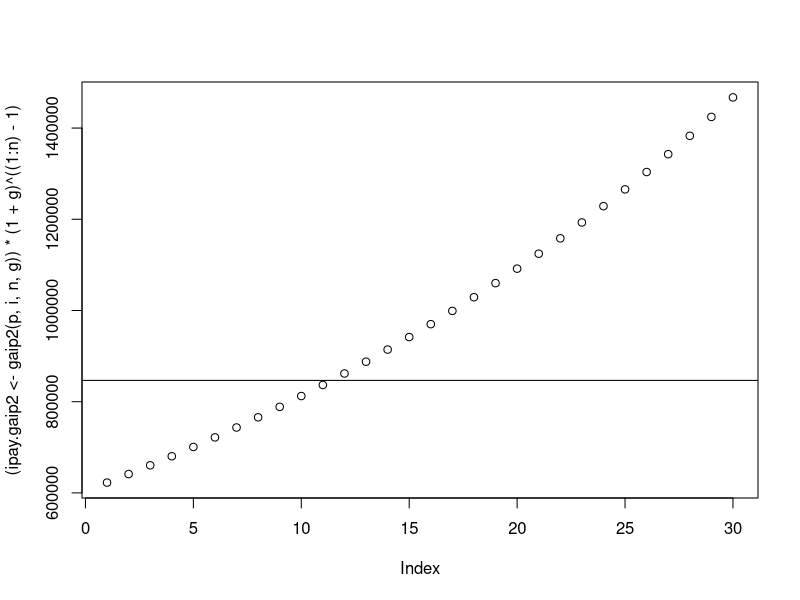

Source code (R): (Note: this script raises an error after producing the figure.)
# Walking through Don's code for a simple stochastic model
# Yimeng Yin
# 12/18/2014

#****************************************************************************************************
#
#                Load packages ####
#
#****************************************************************************************************
library(plyr)
library(dplyr)
library(ggplot2)
library(reshape2)
library(tidyr)

#****************************************************************************************************
#
#                Define directories and constants ####
#
#****************************************************************************************************



#****************************************************************************************************
#
#                Define functions ####
#
#****************************************************************************************************

pdiff <- function(aa, xa) return((aa - xa) / xa * 100) # % diff, actual assets from expected assets

pmt <- function(p, i, n){
  # amortization function, with payment at the end of period. 
  # p = principle, i = interest rate, n = periods. 
  pmt <- p * (1 + i)^n * i/((1 + i)^n - 1)
  return(pmt)  
}

pvann  <- function(i, n, pmt){
  # present value of an annuity-immediate (with pmt at the end of period)
  if(i == 0) pv <- n*pmt else pv <- pmt * ((1 - (1 + i)^(-n))/i)
  return(pv)
}


gaip <- function(p, i, n, g){
  # graduated annuity initial payment - where payments grow at constant annual rate
  # p = principle, i = interest rate, n = periods, g =  growth rate in payments
  # return POSITIVE payment for positive principal, unlike Excel. 
  imgc <- (1 + i) / (1 + g) - 1 # i must g, compounded
  gaf <- (1 + i) / (1 - pvann(imgc, n -1, -1)) # grad annuity factor -  note "minus" pvann to adjust sign vs Excel
  return(gaf * p)
}


gaip2 <- function(p, i, n, g){
  # p=principal, i=interest rate, n=periods, g=growth rate in payments
  # calculating gaip directly   
  k <- (1 + i)/(1 + g)
  gaf <- (1 + i) * (1 - k)/(k * (k^(-n) - 1))
  return(gaf*p)
}


# test it out - compare initial payment if growth to a flat initial payment
p <- 10e6
i <- .075
n <- 30
g <- .03
(ipay.flat <- pmt(p, i, n))
(ipay.gaip <- gaip(p, i, n, g))
(ipay.gaip2<- gaip2(p, i, n, g))
(ipay.gaip.final<- gaip2(p, i, n, g) * (1 + g)^(n - 1)) # final payment of gaip

ipay.gaip/ipay.flat * 100 - 100 # it's a big difference, no wonder pension funds like this approach
ipay.gaip.final/ipay.flat * 100 - 100 # the final gaip payment is 73% greater than flat payment 

plot((ipay.gaip2<- gaip2(p, i, n, g)) * (1 + g)^((1:n) - 1))
abline(h = ipay.flat <- pmt(p, i, n))
# gaip will exceed flat at year 12. And the final gaip  


showdist <- function(mat, probs, showcols){
  # show the distribution of values for a given matrix, for given probabilities and selected columns
  if(missing(showcols)) showcols <- 1:ncols(mat)
  df <- as.data.frame(apply(mat, 2, quantile, probs))
  names(df)   <-  paste0("yr", 1:ncol(mat))
  return(round(df[, showcols], 1))
}


#****************************************************************************************************
#
#                Assumptions and initialization ####
#
#****************************************************************************************************

nyears <- 100
nsims <- 10e3

# set up empty vectors
# cash flows
# benpay <- vector("numeric", nyears) # not used yet
# contrib <- vector("numeric", nyears) # not used yet
expassetseoy <- vector("numeric", nyears) # expected assets at end of year

# set up empty metrices
# position
assetsboy <- matrix(nrow = nsims, ncol = nyears) # beginning of year
assetseoy <- matrix(nrow = nsims, ncol = nyears) # end of year
assetseoydiff <- matrix(nrow = nsims, ncol = nyears) # end of year, difference between acutal and expected assets
assetsinv <- matrix(nrow = nsims, ncol = nyears) # investible 
# flows
ii <- matrix(nrow = nsims, ncol = nyears) # investment income
netflow_xii <- matrix(nrow = nsims, ncol = nyears) # net flow before investment income
amort <- matrix(nrow = nsims, ncol = nyears) # amortization payment required, for investment shorfalls.

#initialization
asset0 = 100
assetsboy[, 1] <- asset0 # assetsboy in year 1
amort[, 1] <- 0 # amortization in year 1



#****************************************************************************************************
#
#                Set the simulation up ####
#
#****************************************************************************************************

set.seed(4321) # results are repreducible
irmean <- 0.075   # investment return mean - the CalPERS assumption is 7.5%
irsd <- 0.1296    # CalPERS assumes a std deviation of 12.96%
# amortization parameters for any unfunded liabilities
arate <-  irmean # use the investment return assumption; other assumptions are possible
ayears <- 15 # number of years for amortization. 

# investment return matrix nsims x nyears --  all returns normal and independent of each other
irm <-  matrix(rnorm(nsims*nyears, irmean, irsd), nrow = nsims, ncol = nyears)
head(irm); tail(irm)


#****************************************************************************************************
#
#                Define a simple net outflow (contributions minus benefit payments) for each year ####
#                Also, compute expected assets, assuming that expected returns (irmean) are achieved
#
#****************************************************************************************************
# Creat net outflow BEFORE investment income and amortization (contributions in minus benefit payments out)
# in this simple model I assume this away rather than calculate contributions and benefits
#it is the same for all sims, so it's just a vector; in complex models, contributions and benefits might be stochastic

# set netflows in first and last years, and then fill in the in-between year
nffirst <- -2 # net external flow, in dollars, in the first year of the simulated data (nffirst = net flow first)
nflast <- nffirst * (1 + 0.01)^nyears # let net flow grow at some rate
# $ amount of net inflow or outflow each yar before investment income and before amortization 
# netflow_xiixa is netflow excluding investment income, excluding amortization
(netflow_xiixa <- seq(nffirst, nflast, length.out = nyears)) # fill in the in=between years.

# compute expected assets at year end 
# (asset0 + netflow_xiixa[1]/2) * irmean is investment income - assumes net flow comes evenly during the year so on average half is investbile # need proof
  # the underlying assumption is that the investment period closes at the end of each year. 
expassetseoy[1] <- asset0 + (asset0 + netflow_xiixa[1]/2) * irmean + netflow_xiixa[1]
for(yr in 2:nyears) expassetseoy[yr] <- expassetseoy[yr - 1] + (expassetseoy[yr - 1] + netflow_xiixa[yr]/2)*irmean + netflow_xiixa[yr]
expassetseoy


#****************************************************************************************************
#
#                Run the simulation ####
#
#****************************************************************************************************
# here is the simulation - each column is a year; go through them sequentially 
a <-  proc.time()
for(yr in 1:nyears){
 netflow_xii[, yr] <- netflow_xiixa[yr] + amort[, yr]
 assetsinv[, yr] <- assetsboy[, yr] + netflow_xii[, yr]/2
 ii[, yr] <- assetsinv[, yr] * irm[, yr]
 assetseoy[, yr] <- assetsboy[, yr] + ii[, yr] + netflow_xii[, yr]  
 assetseoydiff[, yr] <- assetseoy[, yr] - expassetseoy[yr]
 
 if(yr < nyears){ # set starting values for next year
   assetsboy[, yr + 1] <- assetseoy[, yr]
 # amort[, yr + 1] <- pmt(-assetseoydiff[,yr], arate, ayears) # constant payment 
   amort[, yr + 1] <- gaip(-assetseoydiff[, yr], arate, ayears, 0.04) # constant payment growth
  # amortization of asset shortfall -  note numus sign: when diff>0 we are ahead of the game and so inflow is REDUCED.  
 }
}
b <- proc.time()
b - a

# end of simulation 

# Time line


#****************************************************************************************************
#
#                analyze results ####
#
#****************************************************************************************************

apply(assetseoy, 2, mean) # get mean of each column(year)
apply(assetseoy, 2, sd)

assetpdiff <- sweep(assetseoy, 2, expassetseoy, pdiff) # get % diff, actual assets vs. expected assets 
assetpdiff2  <- t(apply(assetseoy, 1, function(x) pdiff(x, expassetseoy))) # alternative to the function "sweep"
identical(assetpdiff2, assetpdiff)
head(assetpdiff);tail(assetpdiff)

# summarize distribution of results
probs <- c(0, .1, .2, .25, .33, .5, .67, .75, .8, .9, 1) # quantiles to look at. 
showcols <- c(1:5, seq(10, nyears, 5)) # years to look at

showdist(assetpdiff, probs, showcols) # asset differences from expected
showdist(amort, probs, showcols) # amortization of asset differences
showdist(amort/assetseoy*100, probs, showcols) # how big is amortization relative to assets?



#****************************************************************************************************
#
#                Trace and debug results as needed ####
#
#****************************************************************************************************

# putkey results for all sims into one big data frame

getdf <- function(matname){
  # create dataframe from matrix
  df <- as.data.frame(get(matname))
  ncols <- ncol(df)
  names(df) <- paste0("yr", 1:ncols)
  df$type <- matname
  df$simnum <- rownames(df)
  df <- df[, c(ncols + 1, ncols + 2, 1:ncols)]
  return(df)
}

# creat two matrices from vectors
expasseteoymat  <- matrix(nrow = nsims, ncol = nyears, rep(expassetseoy,  nsims), byrow = TRUE)
netflowxiixamat <- matrix(nrow = nsims, ncol = nyears, rep(netflow_xiixa, nsims), byrow = TRUE)

matnames <- c("assetsboy", "netflowxiixamat", "amort", "netflow_xii", "assetsinv", "irm", "ii",
              "assetseoy", "expasseteoymat", "assetseoydiff")
tracedf <- ldply(matnames, getdf, .progress = "text") # note that all outputs from getdf are combined using rbind.fill


tracedf$ordr <- as.numeric(factor(tracedf$type, levels = matnames, labels = 1:length(matnames)))
tracedf$simnum <- as.numeric(tracedf$simnum)
head(tracedf); tail(tracedf)

plyr::count(tracedf, "type")
tracedf <- arrange(tracedf, simnum, ordr)
select(tracedf, 1:9) %>% filter(simnum == 10)

#set things up to plot a few sims

tdfl <- gather(tracedf, year, value, -type, -simnum, -ordr)
#tdfl <- melt(tracedf, id = c("type", "simnum", "ordr"))

tdfl <- mutate(tdfl, year = sub("yr", "", year) %>% as.numeric)

count(tdfl, year)
str(tdfl)

# select some sims with year 5, amortization of about 1.9 and look at them
tmp <- tdfl %>%
  filter(year == 5, type == "amort", value < 1.95, value > 1.85)
tmp$simnum

looksims <- tmp$simnum[c(1, 7, nrow(tmp) - 3, nrow(tmp) - 5)] # define a few sims to look at
qplot(year, value, data = subset(tdfl, simnum %in% looksims & type == "amort"), colour = as.factor(simnum), 
      geom = c("point", "line")) + geom_hline(y = 0)






